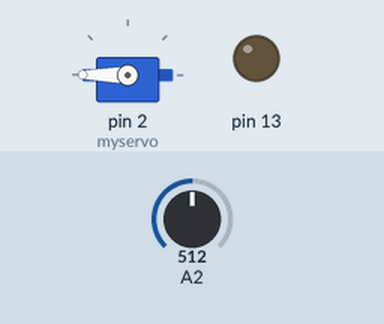
Simulated run of this sketch. Board: Arduino Uno, built with avr-gcc and run on an emulated ATmega328P. Shown: servo, output pins drawn as LEDs (lit = HIGH). The test bench sets the inputs (shaded band); at power-on: A2 = 512.

Above: at 1.2 s.
1.3 s: A2 set to 484
At 1.8 s:
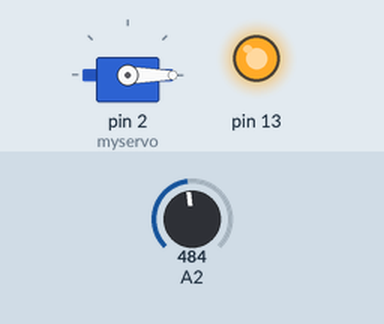
2.8 s: A2 set to 510
At 4.0 s:
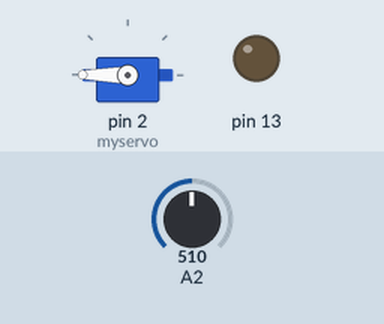
4.3 s: A2 set to 490
At 5.3 s:
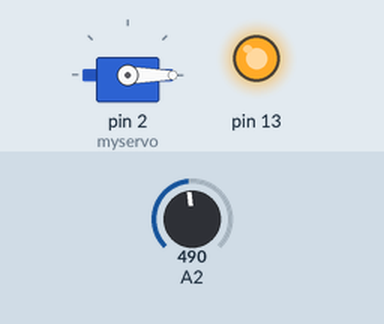
Timing chart, 0 to 7.3 s (numbered marks = the images above; inputs shaded):
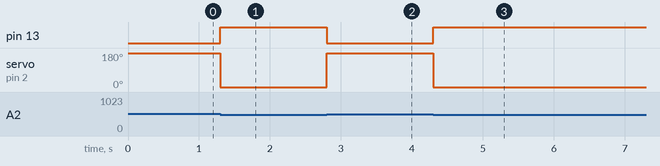

The sketch:

sketch_nov09c.ino
```cpp
#include <Servo.h>

Servo myservo;

void setup() {
  pinMode(A2, INPUT);
  pinMode(13, OUTPUT);
  Serial.begin(9600);
  myservo.attach(2,1000,2400);
}

void loop() {
  int V = analogRead(A2);


if(V < 500){
  //CERRADURA ABIERTA
   digitalWrite(13,HIGH);
   myservo.write(0);
  }

if(V > 500){
  //CERRADURA CERRADA
   digitalWrite(13,LOW);
   myservo.write(180);
  }


 }
```

Measured:
- the behaviour switches between 500 and 499 on A2 (found by bisection; images 0 and 1)
- after the input at 1.3 s, pin 13: LOW → HIGH at once; servo on pin 2 (myservo): 180° → 0° at once
- after the input at 2.8 s, pin 13: HIGH → LOW at once; servo on pin 2 (myservo): 0° → 180° at once
- after the input at 4.3 s, pin 13: LOW → HIGH at once; servo on pin 2 (myservo): 180° → 0° at once
